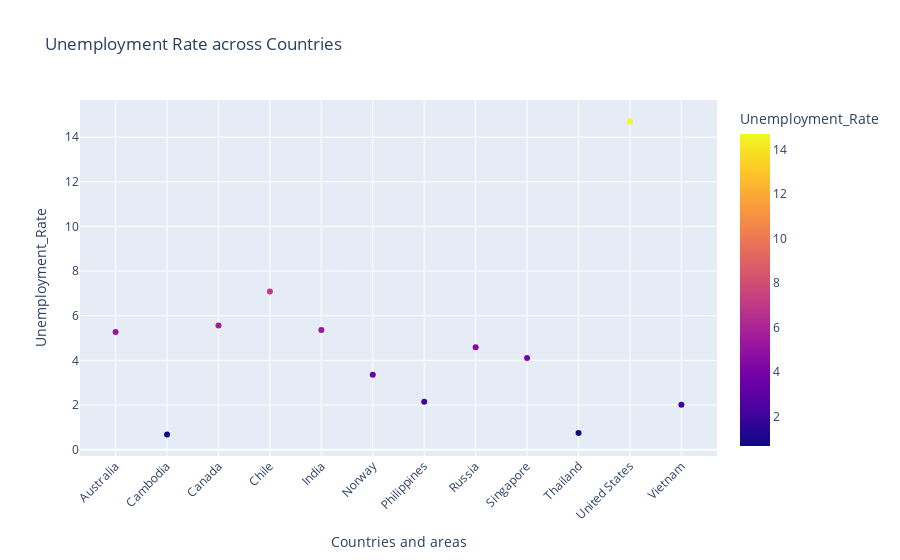

Write notebook code for a chart like this one.
### Markdown cell above
## Unemployement Rates across Countries

### Code cell
fig = px.scatter(sea_df , x = 'Countries and areas', y = 'Unemployment_Rate', color = 'Unemployment_Rate', title = "Unemployment Rate across Countries")
fig.update_layout(xaxis_tickangle = -45)
fig.show()

### Figure 1 — Plotly figure (JSON) as saved in the notebook; plotly's stock layout.template omitted (floating-point values rounded to 4 significant figures)
{"data": [{"hovertemplate": "Countries and areas=%{x}<br>Unemployment_Rate=%{marker.color}<extra></extra>", "legendgroup": "", "marker": {"color": [5.27, 0.68, 5.56, 7.09, 5.36, 3.35, 2.15, 4.59, 4.11, 0.75, 14.7, 2.01], "coloraxis": "coloraxis", "symbol": "circle"}, "mode": "markers", "name": "", "orientation": "v", "showlegend": false, "type": "scatter", "x": ["Australia", "Cambodia", "Canada", "Chile", "India", "Norway", "Philippines", "Russia", "Singapore", "Thailand", "United States", "Vietnam"], "xaxis": "x", "y": [5.27, 0.68, 5.56, 7.09, 5.36, 3.35, 2.15, 4.59, 4.11, 0.75, 14.7, 2.01], "yaxis": "y"}], "layout": {"coloraxis": {"colorbar": {"title": {"text": "Unemployment_Rate"}}, "colorscale": [[0, "#0d0887"], [0.1111, "#46039f"], [0.2222, "#7201a8"], [0.3333, "#9c179e"], [0.4444, "#bd3786"], [0.5556, "#d8576b"], [0.6667, "#ed7953"], [0.7778, "#fb9f3a"], [0.8889, "#fdca26"], [1, "#f0f921"]]}, "legend": {"tracegroupgap": 0}, "title": {"text": "Unemployment Rate across Countries"}, "xaxis": {"anchor": "y", "domain": [0, 1], "tickangle": -45, "title": {"text": "Countries and areas"}}, "yaxis": {"anchor": "x", "domain": [0, 1], "title": {"text": "Unemployment_Rate"}}}}
